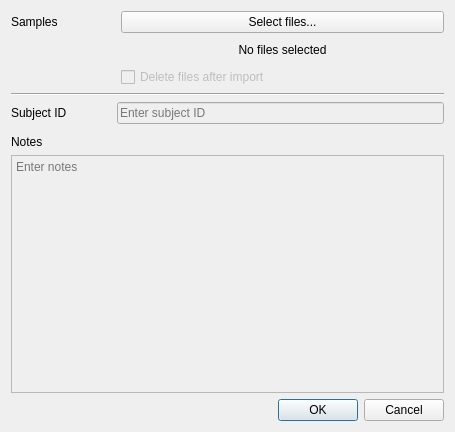
<?xml version="1.0" encoding="UTF-8"?>
<ui version="4.0">
 <class>AddSamplesDialog</class>
 <widget class="QDialog" name="AddSamplesDialog">
  <property name="enabled">
   <bool>true</bool>
  </property>
  <property name="geometry">
   <rect>
    <x>0</x>
    <y>0</y>
    <width>455</width>
    <height>432</height>
   </rect>
  </property>
  <property name="windowTitle">
   <string>Add New Samples</string>
  </property>
  <layout class="QVBoxLayout" name="verticalLayout">
   <item>
    <layout class="QGridLayout" name="gridLayout">
     <property name="spacing">
      <number>10</number>
     </property>
     <item row="0" column="0">
      <widget class="QLabel" name="samples_label">
       <property name="minimumSize">
        <size>
         <width>100</width>
         <height>22</height>
        </size>
       </property>
       <property name="maximumSize">
        <size>
         <width>100</width>
         <height>16777215</height>
        </size>
       </property>
       <property name="text">
        <string>Samples</string>
       </property>
       <property name="alignment">
        <set>Qt::AlignmentFlag::AlignLeading|Qt::AlignmentFlag::AlignLeft|Qt::AlignmentFlag::AlignVCenter</set>
       </property>
      </widget>
     </item>
     <item row="0" column="1">
      <widget class="QPushButton" name="files_button">
       <property name="text">
        <string>Select files...</string>
       </property>
      </widget>
     </item>
     <item row="2" column="1">
      <widget class="QCheckBox" name="delete_checkbox">
       <property name="enabled">
        <bool>false</bool>
       </property>
       <property name="sizePolicy">
        <sizepolicy hsizetype="Expanding" vsizetype="Fixed">
         <horstretch>0</horstretch>
         <verstretch>0</verstretch>
        </sizepolicy>
       </property>
       <property name="text">
        <string>Delete files after import</string>
       </property>
      </widget>
     </item>
     <item row="1" column="1">
      <widget class="QLabel" name="selected_label">
       <property name="text">
        <string>No files selected</string>
       </property>
       <property name="alignment">
        <set>Qt::AlignmentFlag::AlignCenter</set>
       </property>
      </widget>
     </item>
    </layout>
   </item>
   <item>
    <widget class="Line" name="line">
     <property name="orientation">
      <enum>Qt::Orientation::Horizontal</enum>
     </property>
    </widget>
   </item>
   <item>
    <layout class="QHBoxLayout" name="patient_layout">
     <item>
      <widget class="QLabel" name="patient_label">
       <property name="minimumSize">
        <size>
         <width>100</width>
         <height>0</height>
        </size>
       </property>
       <property name="text">
        <string>Subject ID</string>
       </property>
      </widget>
     </item>
     <item>
      <widget class="QLineEdit" name="patient_input">
       <property name="enabled">
        <bool>false</bool>
       </property>
       <property name="placeholderText">
        <string>Enter subject ID</string>
       </property>
      </widget>
     </item>
    </layout>
   </item>
   <item>
    <layout class="QVBoxLayout" name="notes_layout">
     <property name="leftMargin">
      <number>0</number>
     </property>
     <property name="topMargin">
      <number>5</number>
     </property>
     <item>
      <widget class="QLabel" name="notes_label">
       <property name="text">
        <string>Notes</string>
       </property>
      </widget>
     </item>
     <item>
      <widget class="QTextEdit" name="notes_input">
       <property name="enabled">
        <bool>false</bool>
       </property>
       <property name="placeholderText">
        <string>Enter notes</string>
       </property>
      </widget>
     </item>
    </layout>
   </item>
   <item>
    <widget class="QDialogButtonBox" name="buttonBox">
     <property name="standardButtons">
      <set>QDialogButtonBox::StandardButton::Cancel|QDialogButtonBox::StandardButton::Ok</set>
     </property>
     <property name="centerButtons">
      <bool>false</bool>
     </property>
    </widget>
   </item>
  </layout>
 </widget>
 <resources/>
 <connections/>
</ui>
